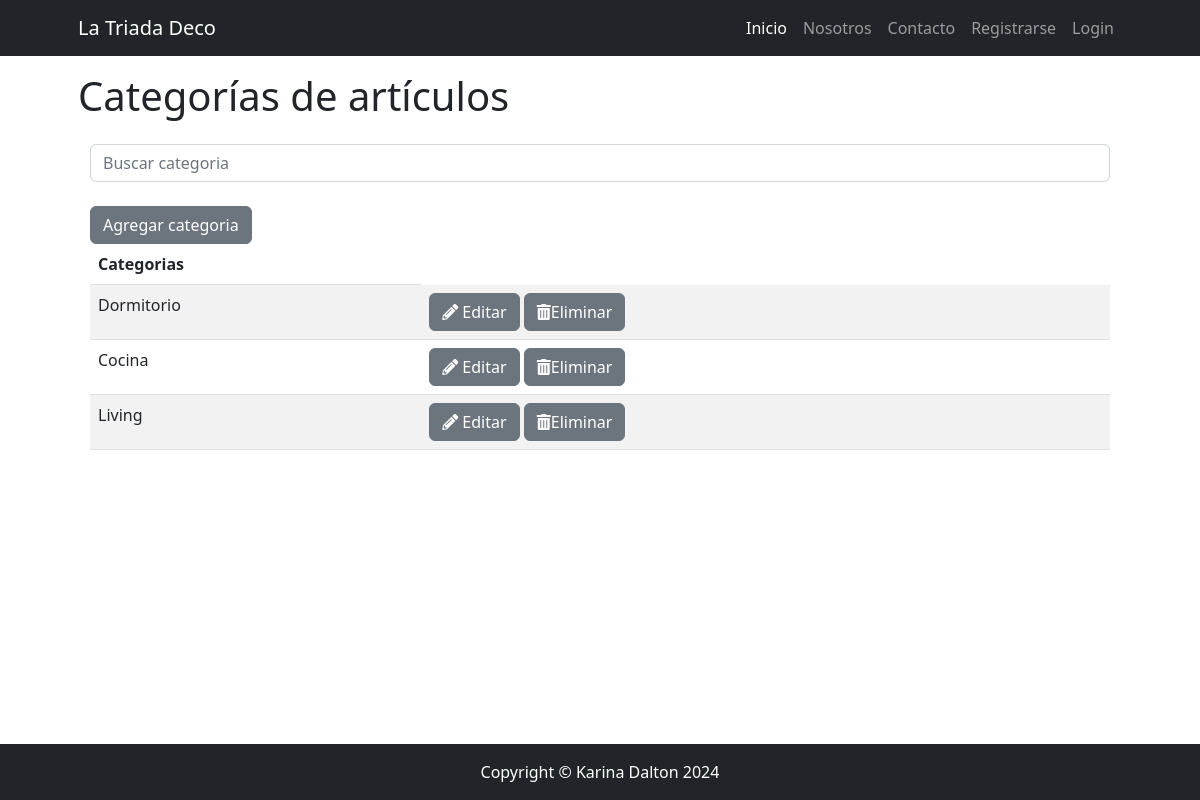
The app's page /catalogo/categoria/list/ with its own data.
### apps/catalogo/models.py (models this page shows, shortened)
class Categoria(models.Model):
    nombre = models.CharField(max_length=100)

### apps/catalogo/views.py (the view)
# urls.py: path("categoria/list/", CategoriaList.as_view(), name="categoria_list"),
class CategoriaList(ListView):
    model = Categoria
    template_name = 'catalogo/categoria_list.html'
    def get_queryset(self):
        if self.request.GET.get("consulta"):
            consulta = self.request.GET.get("consulta")
            object_list = Categoria.objects.filter(nombre__icontains=consulta)
        else:
            object_list = Categoria.objects.all()
        return object_list

### apps/catalogo/templates/catalogo/categoria_list.html
{% extends 'core/base.html' %}
{% block content_title %}
Categorías de artículos
{% endblock content_title %}
{% block content %}
<div class="container">
    <div class="mb-4">
        <form method="get">
            <input type="text" class="form-control" name="consulta" placeholder="Buscar categoria">
        </form>
    </div>
    <table class="table table-striped">
        <thead>
            <tr>
                <th>Categorias</th>
            </tr>
        </thead>
        <tbody>
            <a href="{% url 'catalogo:categoria_form' %}" class="btn btn-secondary">Agregar categoria</a>
            {% for categoria in object_list %}
            <tr>
                <td>{{ categoria.nombre }}</td>
                <td>
                    <a href=" {% url 'catalogo:categoria_update' categoria.id %}" class="btn btn-secondary"><i
                            class="fas fa-pencil-alt"></i> Editar</a>
                    <a href="{% url 'catalogo:categoria_delete' categoria.id %}" class="btn btn-secondary "><i
                            class="fas fa-trash-alt"></i>Eliminar</a>
                </td>
            </tr>
            {% empty %}
            <tr>
                <td class="text-center">No hay categorías disponibles.</td>
            </tr>
            {% endfor %}
        </tbody>
    </table>
</div>
{% endblock content %}

### records on screen
Categoria: nombre "Dormitorio"
Categoria: nombre "Cocina"
Categoria: nombre "Living"
